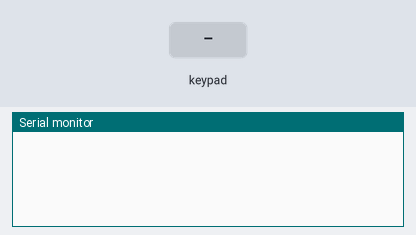
This sketch was run on a simulated Arduino Uno, built with avr-gcc and run on an emulated ATmega328P. Shown: the last lines printed to the serial monitor. Inputs (shaded band) come from the test bench.

Above: at 1.2 s.
1.3 s: key '1' pressed
At 2.1 s:
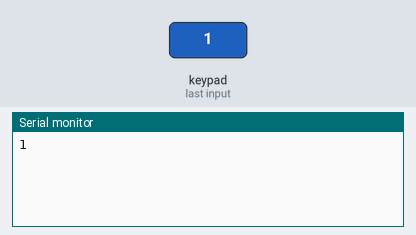
2.8 s: keypad keys 5 4 3 2 # pressed 0.4 s apart
At 5.5 s:
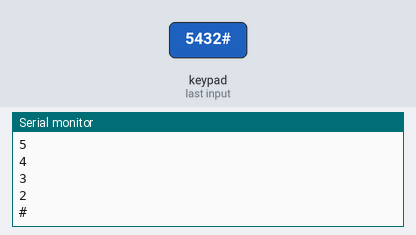
6.3 s: key 'A' pressed
At 7.0 s:
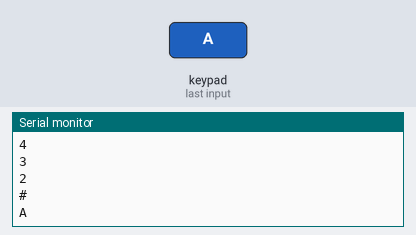
7.8 s: keypad keys 5 4 3 2 * pressed 0.4 s apart
At 10.4 s:
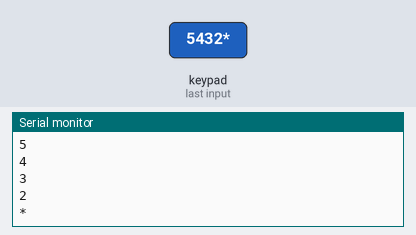
11.3 s: key 'B' pressed
At 11.8 s:
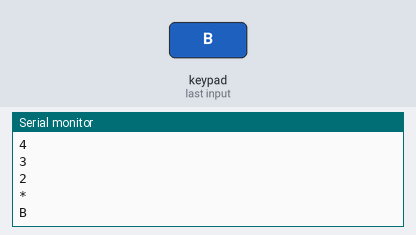
12.8 s: keypad keys 5 4 3 2 D pressed 0.4 s apart
At 15.3 s:
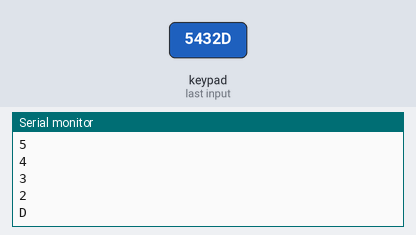
Timing chart, 0 to 16.8 s (numbered marks = the images above; inputs shaded):
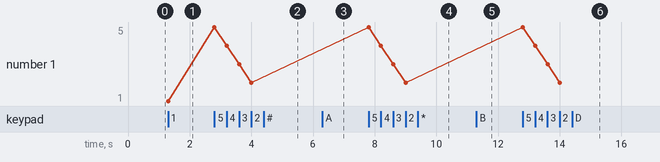

The sketch:

keypad.ino
```cpp
/**
 * Day 11 - Into To Keypad and Keypad Library
 */

#include "Arduino.h"

// Add .zip Library to arduino ide (included in root of 30 days lost in space repo)
#include <Keypad.h>


// Setup number of Rows and Columns for Keypad (using 4x4)
const byte ROWS = 4;
const byte COLS = 4;

// Input pins for Keypad
const byte ROW_PINS[ROWS] = {5, 4, 3, 2};
const byte COL_PINS[COLS] = {6, 7, 8, 9};

// Array of Arrays.
// This makes a grid that corresponds to the buttons of the keypad
const char BUTTONS[ROWS][COLS] = {
  { '1', '2', '3', 'A'},
  { '4', '5', '6', 'B'},
  { '7', '8', '9', 'C'},
  { '*', '0', '#', 'D'},
};

Keypad keypad = Keypad(makeKeymap(BUTTONS), ROW_PINS, COL_PINS, ROWS, COLS);

/**
 *The setup function runs once when you press reset or power the board
 */
void setup() {
  // Board Setup
  // Pins get setup as a part of the Keypad initialization.

  // Serial Setup
  Serial.begin(9600);
}

/**
 * The loop function runs over and over again forever
 */
void loop() {
  // waitForKey() will wait here until any button is pressed and only after one is pressed will it return the character we defined in our BUTTONS array.
  char pressedButton = keypad.waitForKey();

  // Display the character returned for the button that was pressed.
  Serial.println(pressedButton);
}
```

Measured:
- after the input at 1.3 s, the serial monitor: prints a new line at once (image 1)
- after the input at 2.8 s, the serial monitor: prints a new line at once (image 2)
- after the input at 6.3 s, the serial monitor: prints a new line at once (image 3)
- after the input at 7.8 s, the serial monitor: prints a new line at once (image 4)
- after the input at 11.3 s, the serial monitor: prints a new line at once (image 5)
- after the input at 12.8 s, the serial monitor: prints a new line at once (image 6)
- plotted number 1: 1 → 2 after the input at 2.8 s
